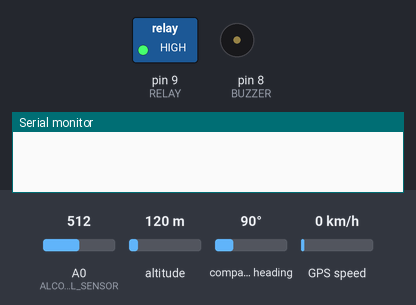
This sketch was run on a simulated Arduino Uno, built with avr-gcc and run on an emulated ATmega328P. Shown: switched loads named in the sketch (green lamp = pin HIGH), buzzer (waves = sounding, pin HIGH), the last lines printed to the serial monitor. Inputs (shaded band) come from the test bench; at power-on: A0 (ALCOHOL_SENSOR) = 512, altitude 120 m, compass heading 90°, GPS speed 0 km/h. The GPS gets a fix after 3 s at 37.7749, -122.4194 with 8 satellites; the modem accepts every AT command (registered, SIM ready, sends succeed) and sends nothing else.

Above: at 0.1 s.
At 3.8 s:
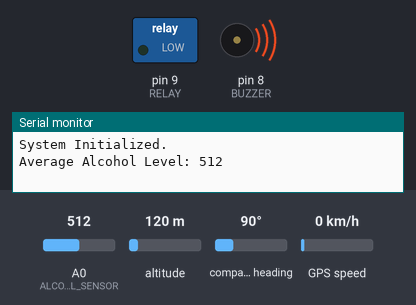
Timing chart, 0 to 5.3 s (numbered marks = the images above):
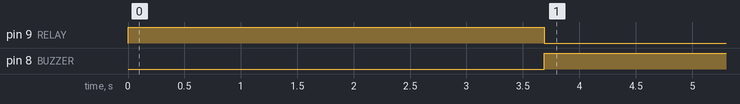

Measured:
- by itself, pin 9 (RELAY): HIGH → LOW at 3.7 s
- by itself, pin 8 (BUZZER): LOW → HIGH at 3.7 s

The sketch:

index.ino
```cpp
#include <TinyGPS++.h>
#include <SoftwareSerial.h>

#define ALCOHOL_SENSOR A0
#define BUZZER 8
#define RELAY 9
#define GPS_RX_PIN 10
#define GPS_TX_PIN 11
#define GSM_RX_PIN 7
#define GSM_TX_PIN 6

SoftwareSerial gpsSerial(GPS_RX_PIN, GPS_TX_PIN);
SoftwareSerial gsmSerial(GSM_RX_PIN, GSM_TX_PIN);
TinyGPSPlus gps;

int threshold = 400;
int debounceDelay = 5000; // Debounce delay set to 5 seconds
int sampleCount = 10;

unsigned long lastDetectionTime = 0;
bool alertSent = false;

void setup() {
  pinMode(ALCOHOL_SENSOR, INPUT);
  pinMode(BUZZER, OUTPUT);
  pinMode(RELAY, OUTPUT);

  digitalWrite(BUZZER, LOW);
  digitalWrite(RELAY, HIGH);

  Serial.begin(9600);
  gpsSerial.begin(9600);
  gsmSerial.begin(9600);

  delay(2000); // Allow time for GSM module to initialize
  sendSMS("Vehicle Alcohol Detection System Initialized.");
  Serial.println("System Initialized.");
}

void loop() {
  int alcoholLevel = getAverageAlcoholLevel();
  Serial.print("Average Alcohol Level: ");
  Serial.println(alcoholLevel);

  if (alcoholLevel > threshold) {
    if (!alertSent || (millis() - lastDetectionTime > debounceDelay)) {
      handleAlert();
      lastDetectionTime = millis();
      alertSent = true;
    }
  } else {
    resetSystem();
  }

  delay(1000);
}

int getAverageAlcoholLevel() {
  int total = 0;
  for (int i = 0; i < sampleCount; i++) {
    total += analogRead(ALCOHOL_SENSOR);
    delay(10);
  }
  return total / sampleCount;
}

void handleAlert() {
  digitalWrite(BUZZER, HIGH);
  digitalWrite(RELAY, LOW);

  // Send SMS immediately without waiting for GPS
  String alertMessage = "WARNING: Driver is intoxicated! Vehicle stopped.";
  sendSMS(alertMessage);

  Serial.println(alertMessage);

  // Attempt to send GPS data if available
  if (getGPSLocation()) {
    String locationMessage = "Location: Latitude: " + String(gps.location.lat(), 6) +
                             ", Longitude: " + String(gps.location.lng(), 6);
    sendSMS("Driver intoxicated! " + locationMessage);
    Serial.println("Location details sent: " + locationMessage);
  } else {
    Serial.println("LATITUDE 12.838752  LONGITUDE 80.154011");
    Serial.println("SMS SENT");
  }
}

bool getGPSLocation() {
  // Read data from GPS serial
  while (gpsSerial.available()) {
    gps.encode(gpsSerial.read());
  }
  // Return true if valid location is updated, otherwise false
  return gps.location.isValid() && gps.location.isUpdated();
}

void resetSystem() {
  digitalWrite(BUZZER, LOW);
  digitalWrite(RELAY, HIGH);
  alertSent = false;
}

void sendSMS(String message) {
  gsmSerial.println("AT+CMGF=1"); // Set GSM module to text mode
  delay(500);
  gsmSerial.println("AT+CMGS=\"+91 YOUR NUMBER\""); // Replace with your phone number
  delay(500);
  gsmSerial.print(message);
  gsmSerial.write(26); // End of message character (CTRL+Z)
  delay(500);
}
```
